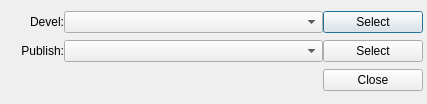
<?xml version="1.0" encoding="UTF-8"?>
<ui version="4.0">
 <class>Dialog</class>
 <widget class="QDialog" name="Dialog">
  <property name="geometry">
   <rect>
    <x>0</x>
    <y>0</y>
    <width>427</width>
    <height>104</height>
   </rect>
  </property>
  <property name="windowTitle">
   <string>Selection Tool</string>
  </property>
  <layout class="QGridLayout" name="gridLayout">
   <property name="verticalSpacing">
    <number>0</number>
   </property>
   <property name="margin">
    <number>4</number>
   </property>
   <item row="0" column="0">
    <layout class="QHBoxLayout" name="horizontalLayout">
     <item>
      <widget class="QLabel" name="label">
       <property name="sizePolicy">
        <sizepolicy hsizetype="Maximum" vsizetype="Preferred">
         <horstretch>0</horstretch>
         <verstretch>0</verstretch>
        </sizepolicy>
       </property>
       <property name="minimumSize">
        <size>
         <width>60</width>
         <height>0</height>
        </size>
       </property>
       <property name="maximumSize">
        <size>
         <width>60</width>
         <height>16777215</height>
        </size>
       </property>
       <property name="text">
        <string>Devel:</string>
       </property>
       <property name="alignment">
        <set>Qt::AlignRight|Qt::AlignTrailing|Qt::AlignVCenter</set>
       </property>
      </widget>
     </item>
     <item>
      <widget class="QComboBox" name="Devel_comboBox"/>
     </item>
     <item>
      <widget class="QPushButton" name="Devel_Select_pushButton">
       <property name="sizePolicy">
        <sizepolicy hsizetype="Maximum" vsizetype="Fixed">
         <horstretch>0</horstretch>
         <verstretch>0</verstretch>
        </sizepolicy>
       </property>
       <property name="minimumSize">
        <size>
         <width>100</width>
         <height>0</height>
        </size>
       </property>
       <property name="text">
        <string>Select</string>
       </property>
      </widget>
     </item>
    </layout>
   </item>
   <item row="1" column="0">
    <layout class="QHBoxLayout" name="horizontalLayout_2">
     <item>
      <widget class="QLabel" name="label_2">
       <property name="sizePolicy">
        <sizepolicy hsizetype="Maximum" vsizetype="Preferred">
         <horstretch>0</horstretch>
         <verstretch>0</verstretch>
        </sizepolicy>
       </property>
       <property name="minimumSize">
        <size>
         <width>60</width>
         <height>0</height>
        </size>
       </property>
       <property name="maximumSize">
        <size>
         <width>60</width>
         <height>16777215</height>
        </size>
       </property>
       <property name="text">
        <string>Publish:</string>
       </property>
       <property name="alignment">
        <set>Qt::AlignRight|Qt::AlignTrailing|Qt::AlignVCenter</set>
       </property>
      </widget>
     </item>
     <item>
      <widget class="QComboBox" name="Publish_comboBox"/>
     </item>
     <item>
      <widget class="QPushButton" name="Publish_Select_pushButton">
       <property name="sizePolicy">
        <sizepolicy hsizetype="Maximum" vsizetype="Fixed">
         <horstretch>0</horstretch>
         <verstretch>0</verstretch>
        </sizepolicy>
       </property>
       <property name="minimumSize">
        <size>
         <width>100</width>
         <height>0</height>
        </size>
       </property>
       <property name="text">
        <string>Select</string>
       </property>
      </widget>
     </item>
    </layout>
   </item>
   <item row="2" column="0">
    <layout class="QHBoxLayout" name="horizontalLayout_3">
     <item>
      <spacer name="horizontalSpacer">
       <property name="orientation">
        <enum>Qt::Horizontal</enum>
       </property>
       <property name="sizeHint" stdset="0">
        <size>
         <width>40</width>
         <height>20</height>
        </size>
       </property>
      </spacer>
     </item>
     <item>
      <widget class="QPushButton" name="Close_pushButton">
       <property name="sizePolicy">
        <sizepolicy hsizetype="Maximum" vsizetype="Fixed">
         <horstretch>0</horstretch>
         <verstretch>0</verstretch>
        </sizepolicy>
       </property>
       <property name="minimumSize">
        <size>
         <width>100</width>
         <height>0</height>
        </size>
       </property>
       <property name="text">
        <string>Close</string>
       </property>
      </widget>
     </item>
    </layout>
   </item>
  </layout>
  <zorder></zorder>
  <zorder></zorder>
  <zorder></zorder>
 </widget>
 <resources/>
 <connections/>
</ui>
